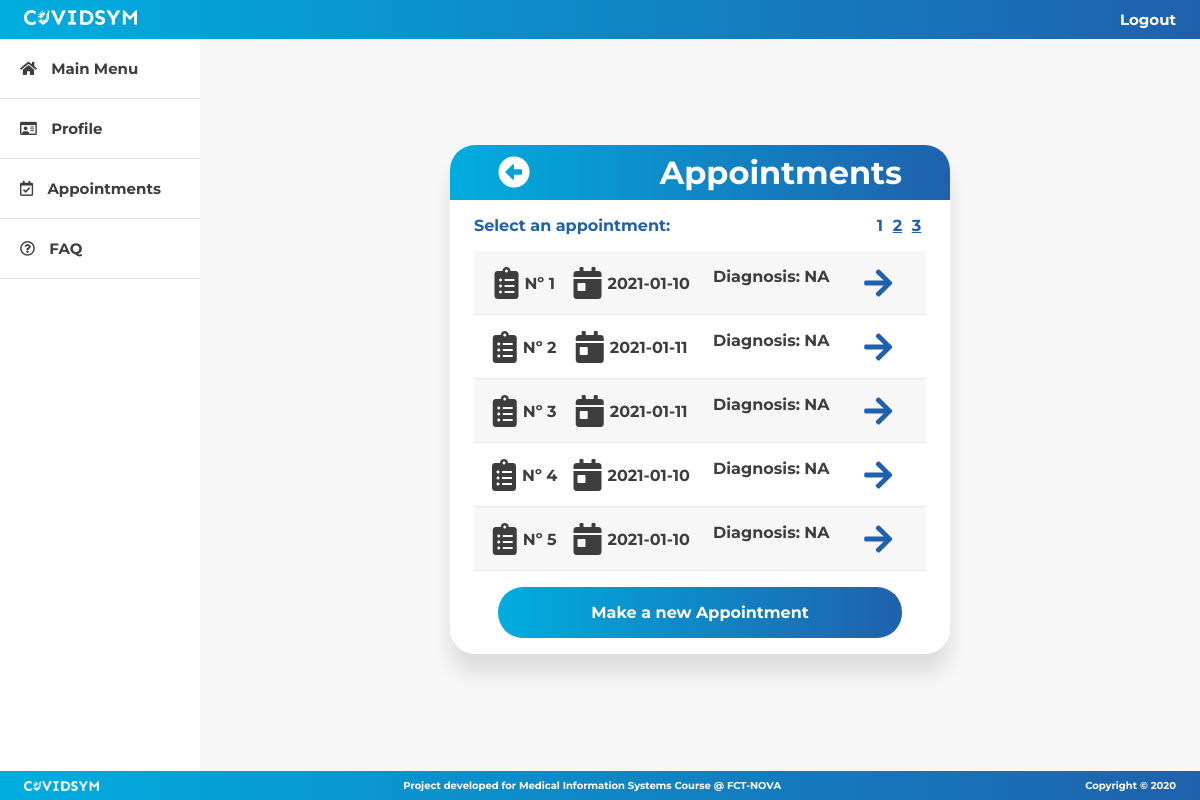
The app's page /appointment/appointmentsList.php with its own data.
### tables this page shows
CREATE TABLE IF NOT EXISTS `appointment` (
  `id` int(11) NOT NULL AUTO_INCREMENT,
  `date` date NOT NULL,
  `result` varchar(20) DEFAULT NULL,
  `prescription` tinyint(1) DEFAULT NULL,
  `notes` varchar(200) DEFAULT NULL,
  `patient_id` int(11) NOT NULL,
  `medic_id` int(11) NOT NULL,
  PRIMARY KEY (`id`),
  KEY `appointment_patient_id` (`patient_id`),
  KEY `appointment_medic_id` (`medic_id`)
);

### appointment/appointmentsList.php (the view, shortened to what this page needs)
<!DOCTYPE html>
<html>
  <head>
    <link rel="stylesheet" href="../css/appointmentsList.css" />
    <link
      rel="stylesheet"
      href="https://cdnjs.cloudflare.com/ajax/libs/font-awesome/5.15.1/css/all.min.css"
    />
  </head>
  <body>
    <?php
      include "../commons/config.php";
      if (isset($_GET["page"]))
        $pageNumber = $_GET["page"];
      else
        $pageNumber = 1;
      $firstResult = ($pageNumber - 1) * 5;
      $query = "SELECT * FROM appointment";
      $result = mysqli_query($connect, $query)
        or die(mysqli_error($connect));
      $nPages = intval(mysqli_num_rows($result) / 5 + 1);
      $query = "SELECT id, date FROM appointment WHERE appointment.id > " . $firstResult;
      $result = mysqli_query($connect, $query)
        or die(mysqli_error($connect));
    ?>
    <?php include "../commons/navbar.php"; ?>
    <div class="wrapper">
      <?php include "../commons/sidebar.php"; ?>
      <div class="content-wrapper">
        <div class="modal">
          <div class="modal-header">
            <i class="fas fa-arrow-alt-circle-left goBackBtn">
            </i>
            <h1>Appointments</h1>
          </div>
          <div class="appointments-header">
            <p>Select an appointment:</p>
            <div class="pages">
              <?php
                for ($i = 1; $i <= $nPages; $i++) {
                  if ($i == $pageNumber)
                    echo '<p>' . $i . '</p>';
                  else
                    echo '<a href="appointments?page=' . $i . '">' . $i . '</a>';
                }
              ?>
            </div>
          </div>
          <div class="appointments-list">
            <?php
                for ($i = 0; $i < 5; $i++) {
                  echo '<div class="appointment">';
                  if ($appointment = mysqli_fetch_array($result)) {
                    echo '<div class="appointment-id">
                            <i class="fas fa-clipboard-list"></i>
                            <p>Nº ' . $appointment["id"] . '</p>
                          </div>
                          <div class="appointment-date">
                            <i class="fas fa-calendar-day"></i>
                            <p>' . $appointment["date"] . '</p>
                          </div>
                          <p>Diagnosis: NA</p>
                          <i class="fas fa-arrow-right"><a href="#"></a></i>';
                  }
                  echo '</div>';
                }
            ?>
          <a class="appointment-button" href="newAppointment?page=1">Make a new Appointment</a>
        </div>
      </div>
    </div>
    <?php include('../commons/footer.php'); ?>
  </body>
</html>

### css/appointmentsList.css (style rules this page uses)
:root { --backgroundColor: #f7f7f7; --lighterColor: #00addf; --mainColor: #0e6ab2; --darkerColor: #1f61ac; --textColor: #3d3d3d; --contrastColor: #e6e6e6; }
* { box-sizing: border-box; font-family: "Montserrat", sans-serif; margin: 0; padding: 0; }
body { background-color: var(--backgroundColor); }
.wrapper { display: flex; flex-flow: row nowrap; justify-content: space-between; }
.content-wrapper { align-items: center; display: flex; height: 90vh; justify-content: center; margin-left: 200px; width: 100%; }
.modal { background-color: white; border-radius: 25px; -webkit-box-shadow: 0 20px 20px 0 rgba(0, 0, 0, 0.1); -moz-box-shadow: 0 20px 20px 0 rgba(0, 0, 0, 0.1); box-shadow: 0 20px 20px 0 rgba(0, 0, 0, 0.1); width: 50%; }
.modal-header { align-items: center; background: linear-gradient(270deg, var(--darkerColor), var(--lighterColor)); border-radius: 25px 25px 0 0; display: flex; flex-flow: row nowrap; justify-content: space-between; padding: 1vh 4vw; width: 100%; }
.modal-header h1 { color: white; font-size: 4vmin; }
.goBackBtn { color: white; font-size: 4vmin; transition: 0.3s; }
.appointments-header { align-items: center; display: flex; flex-flow: row nowrap; justify-content: space-between; margin: 2vh 2vw; }
.appointments-header p { color: var(--darkerColor); font-size: 2vmin; font-weight: bolder; }
.pages { display: flex; justify-content: center; }
.pages a, .pages p { color: var(--darkerColor); font-size: 2vmin; font-weight: bold; padding: 0 0.4vw; }
.appointments-list { margin: 0 2vw; }
.appointment { border-bottom: 1px solid var(--contrastColor); color: var(--textColor); display: grid; font-size: 2vmin; font-weight: bolder; grid-template-columns: 1fr 2fr 2fr 1fr; grid-template-rows: 1fr; height: 8vmin; justify-items: center; padding: 2vh 1vw; }
.appointment:nth-child(odd) { background-color: var(--backgroundColor); }
.appointment:nth-child(even) { background-color: white; }
.appointment i { font-size: 4vmin; padding: 0 0.5vw; }
.appointment-id, .appointment-date { align-items: center; display: flex; flex-flow: row nowrap; }
.fa-arrow-right { color: var(--darkerColor); cursor: pointer; transition: all 0.3s ease; }
.appointment-button { cursor: pointer; display: flex; background: linear-gradient(270deg, var(--darkerColor), var(--lighterColor)); border-radius: 25px; justify-content: center; margin: 2vh auto; padding: 2vh 0; transition: all 0.3s ease; width: calc(100% - 4vw); }
.appointment-button { color: white; font-size: 2vmin; font-weight: bolder; text-decoration: none; }

### css/navbar.css (style rules this page uses)
:root { --backgroundColor: #f7f7f7; --lighterColor: #00addf; --mainColor: #0e6ab2; --darkerColor: #1f61ac; --textColor: #3d3d3d; }
* { box-sizing: border-box; font-family: "Montserrat", sans-serif; margin: 0; padding: 0; }
body { background-color: var(--backgroundColor); }

### css/sidebar.css (style rules this page uses)
:root { --backgroundColor: #f7f7f7; --lighterColor: #00addf; --mainColor: #0e6ab2; --darkerColor: #1f61ac; --textColor: #3d3d3d; --contrastColor: #e6e6e6; }
* { box-sizing: border-box; font-family: "Montserrat", sans-serif; margin: 0; padding: 0; }
body { background: var(--backgroundColor); }

### css/footer.css (style rules this page uses)
:root { --backgroundColor: #f7f7f7; --lighterColor: #00addf; --mainColor: #0e6ab2; --darkerColor: #1f61ac; --textColor: #3d3d3d; }
* { box-sizing: border-box; font-family: "Montserrat", sans-serif; margin: 0; padding: 0; }
body { background: var(--backgroundColor); }

### records on screen
appointment: id "1", date "2021-01-10"
appointment: id "2", date "2021-01-11"
appointment: id "3", date "2021-01-11"
appointment: id "4", date "2021-01-10"
appointment: id "5", date "2021-01-10"
